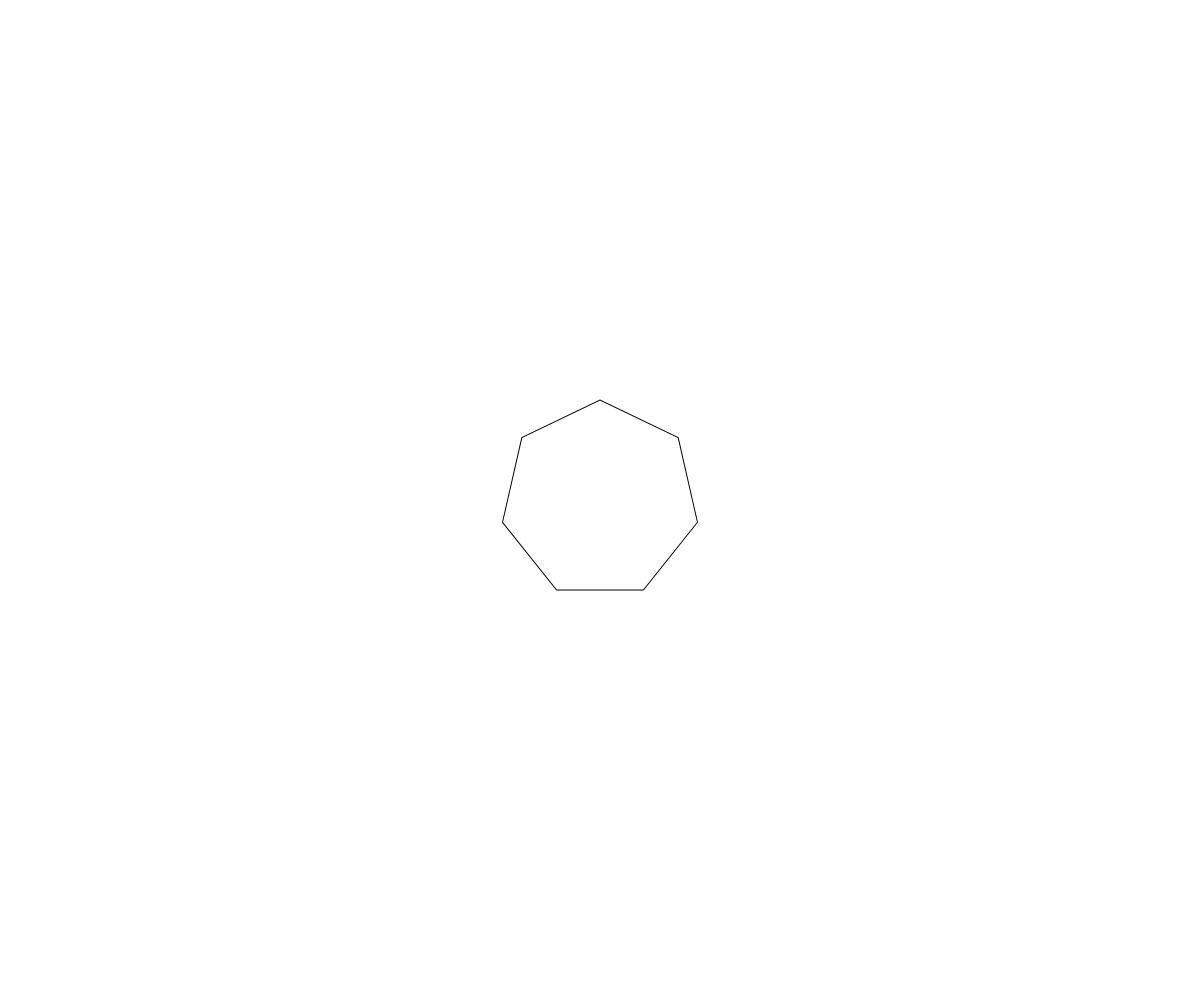
Frame 1 (no input)
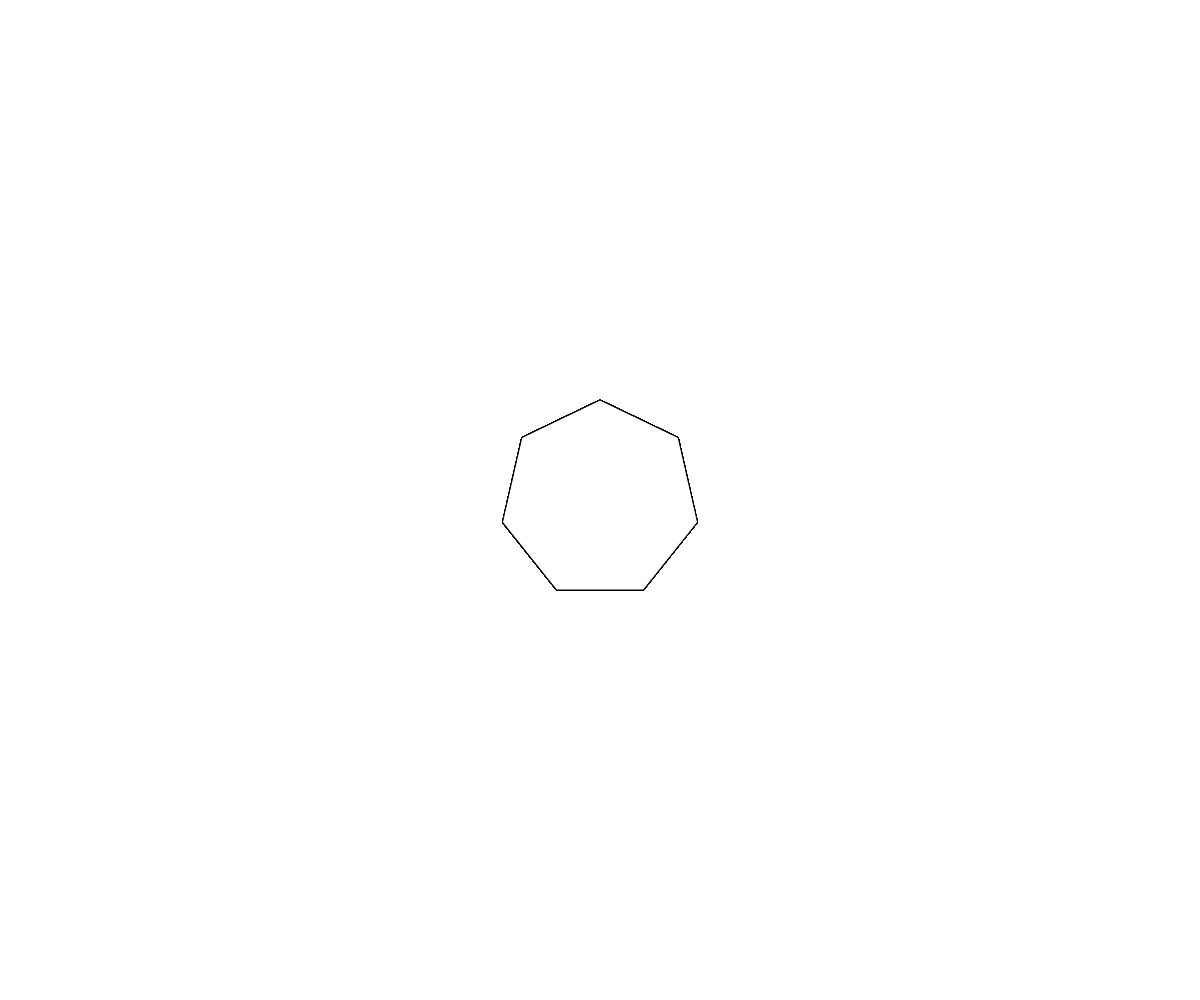
Frame 60 (no input)
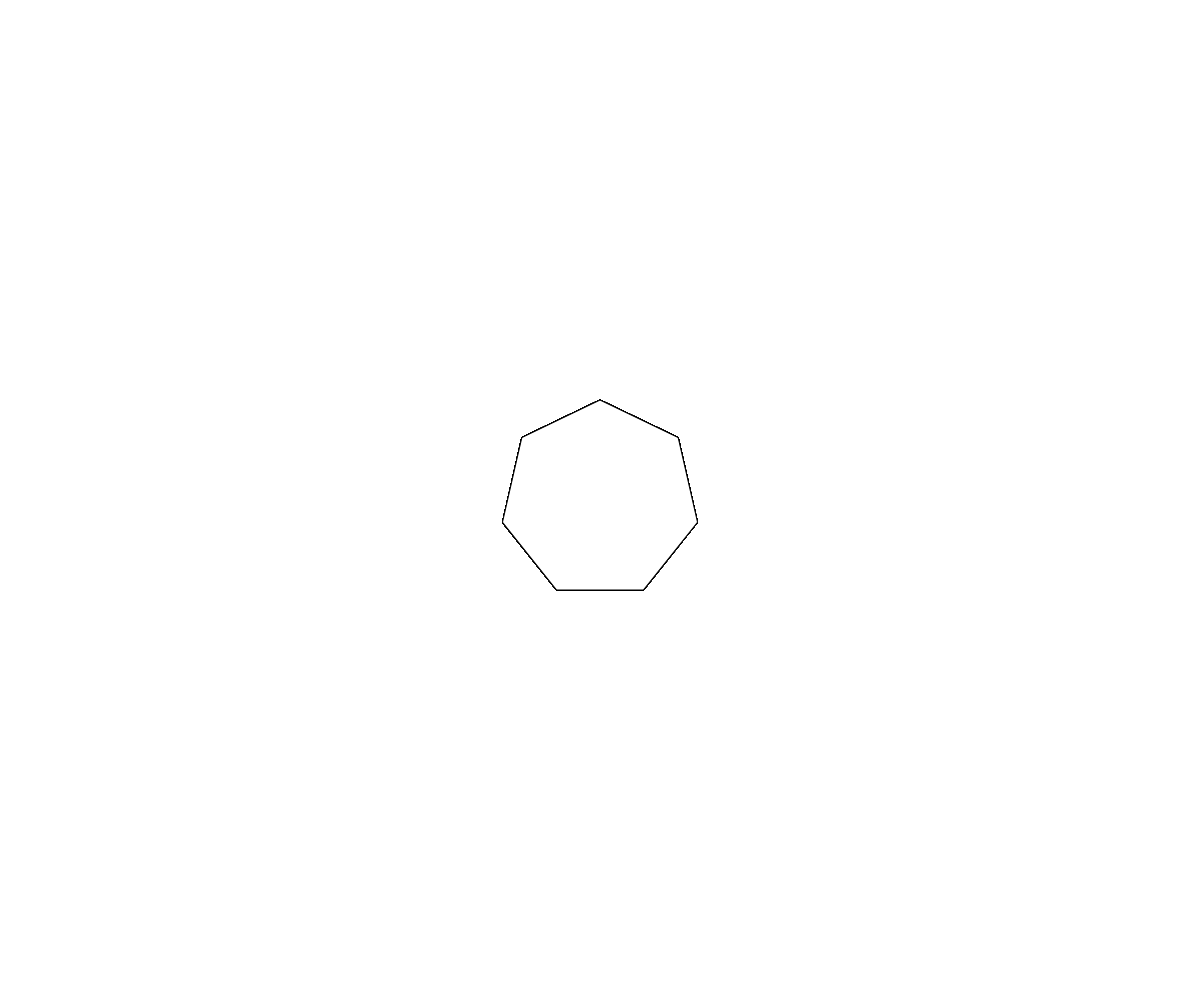
Frame 120 (the mouse pressed at the canvas centre since frame 60)

The p5.js sketch that drew these frames (run headless with seeded random() and noise() and a simulated clock; from frame 60 on, the mouse is pressed at the canvas centre):

// p5.js sketch
// ── sketch.js
//Vars
var numPoints = 7;
var points = [];
var r;
var centerX, centerY;
var count = 0;

function setup() {
	createCanvas(windowWidth, windowHeight); //define canvas
  //angleMode(DEGREES); //config anglemode for degrees bc im bad at geometry

  centerX = windowWidth/2;
  centerY = windowHeight/2;

  r = 100; //dist from center
}

function draw() {
  push();
    translate(centerX, centerY);
    rotate(PI/14); //align point with top
    polygon(0, 0, r, numPoints);
  pop();
}


function polygon(x, y, radius, npoints) {
  var angle = TWO_PI / npoints;
  beginShape();
  for (var a = 0; a < TWO_PI; a += angle) {
    var sx = x + cos(a) * radius;
    var sy = y + sin(a) * radius;
    vertex(sx, sy);
    if(count++ < 7 ) {
      points.push( {sx, sy} );
    }
  }
  endShape(CLOSE);
}

console.log(points);
